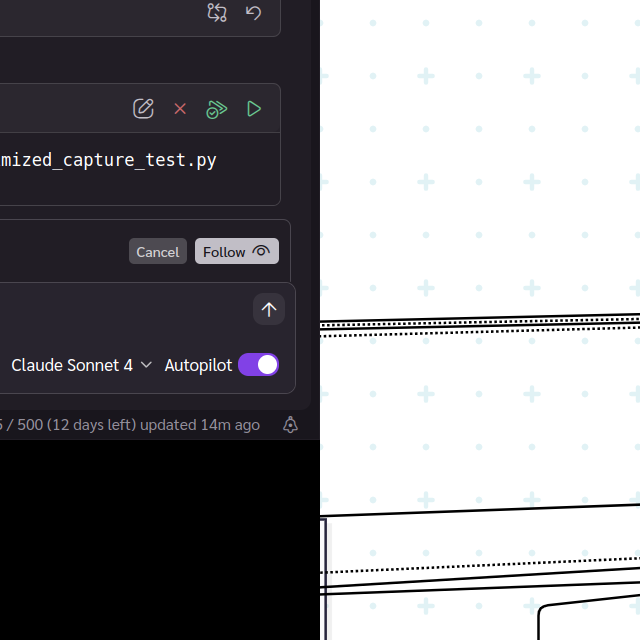
#> input picture optimized_capture_test.png, 640 x 640 px
$ python -i cv_analyzer.py   (imports and definitions only)
#> lines starting #> are read from the running program, lines starting #| are printed output that depends on the picture; after the words box and inside, x2 and y2 are one past the last pixel; in counts of white or black regions, pixels touching at a corner belong together
"""
Computer Vision Analyzer for MARK-I
Provides OpenCV-based visual analysis to complement AI-based perception.
"""

import logging
import cv2
import numpy as np
from typing import List, Dict, Any, Tuple, Optional
from PIL import Image

from mark_i.core.logging_setup import APP_ROOT_LOGGER_NAME

logger = logging.getLogger(f"{APP_ROOT_LOGGER_NAME}.engines.cv_analyzer")

class CVAnalyzer:
    """Computer Vision analyzer using OpenCV for basic visual detection."""

    def __init__(self):
        """Initialize the CV analyzer."""
        self.initialized = True
        logger.info("CVAnalyzer initialized")

    def detect_edges(self, image: np.ndarray, threshold1: int = 50, threshold2: int = 150) -> np.ndarray:
        """Detect edges in the image using Canny edge detection."""
        try:
            # Convert to grayscale if needed
            if len(image.shape) == 3:
                gray = cv2.cvtColor(image, cv2.COLOR_BGR2GRAY)
            else:
                gray = image

            # Apply Canny edge detection
            edges = cv2.Canny(gray, threshold1, threshold2)
            return edges

        except Exception as e:
            logger.error(f"Error in edge detection: {e}")
            return np.zeros_like(image[:,:,0] if len(image.shape) == 3 else image)

    def detect_contours(self, image: np.ndarray) -> List[Dict[str, Any]]:
        """Detect contours (shapes) in the image."""
        try:
            # Get edges
            edges = self.detect_edges(image)

            # Find contours
            contours, _ = cv2.findContours(edges, cv2.RETR_EXTERNAL, cv2.CHAIN_APPROX_SIMPLE)

            detected_shapes = []

            for i, contour in enumerate(contours):
                # Filter out very small contours
                area = cv2.contourArea(contour)
                if area < 100:  # Minimum area threshold
                    continue

                # Get bounding rectangle
                x, y, w, h = cv2.boundingRect(contour)

                # Calculate shape properties
                perimeter = cv2.arcLength(contour, True)
                approx = cv2.approxPolyDP(contour, 0.02 * perimeter, True)

                # Determine shape type based on number of vertices
                shape_type = "unknown"
                if len(approx) == 3:
                    shape_type = "triangle"
                elif len(approx) == 4:
                    # Check if it's a square or rectangle
                    aspect_ratio = float(w) / h
                    if 0.95 <= aspect_ratio <= 1.05:
                        shape_type = "square"
                    else:
                        shape_type = "rectangle"
                elif len(approx) > 4:
                    # Check if it's circular
                    area_ratio = area / (cv2.contourArea(cv2.convexHull(contour)))
                    if area_ratio > 0.85:
                        shape_type = "circle"
                    else:
                        shape_type = "polygon"

                detected_shapes.append({
                    "id": i,
                    "type": "shape",
                    "shape_type": shape_type,
                    "bbox": {"x": x, "y": y, "width": w, "height": h},
                    "area": int(area),
                    "vertices": len(approx),
                    "confidence": min(10, max(1, int(area / 1000)))  # Simple confidence based on size
                })

            logger.debug(f"Detected {len(detected_shapes)} shapes")
            return detected_shapes

        except Exception as e:
            logger.error(f"Error in contour detection: {e}")
            return []

    def detect_text_regions(self, image: np.ndarray) -> List[Dict[str, Any]]:
        """Detect potential text regions using MSER (Maximally Stable Extremal Regions)."""
        try:
            # Convert to grayscale
            if len(image.shape) == 3:
                gray = cv2.cvtColor(image, cv2.COLOR_BGR2GRAY)
            else:
                gray = image

            # Create MSER detector
            mser = cv2.MSER_create()

            # Detect regions
            regions, _ = mser.detectRegions(gray)

            text_regions = []

            for i, region in enumerate(regions):
                # Get bounding rectangle for the region
                x, y, w, h = cv2.boundingRect(region.reshape(-1, 1, 2))

                # Filter based on aspect ratio and size (typical for text)
                aspect_ratio = float(w) / h
                area = w * h

                # Text regions typically have certain characteristics
                if (0.1 < aspect_ratio < 10 and  # Not too thin or too wide
                    area > 50 and  # Not too small
                    area < image.shape[0] * image.shape[1] * 0.5):  # Not too large

                    text_regions.append({
                        "id": i,
                        "type": "text_region",
                        "bbox": {"x": x, "y": y, "width": w, "height": h},
                        "area": int(area),
                        "aspect_ratio": round(aspect_ratio, 2),
                        "confidence": min(10, max(1, int(area / 500)))
                    })

            logger.debug(f"Detected {len(text_regions)} potential text regions")
            return text_regions

        except Exception as e:
            logger.error(f"Error in text region detection: {e}")
            return []

    def detect_ui_elements(self, image: np.ndarray) -> List[Dict[str, Any]]:
        """Detect potential UI elements using template matching and contour analysis."""
        try:
            ui_elements = []

            # Detect rectangular shapes that might be buttons or UI elements
            shapes = self.detect_contours(image)

            for shape in shapes:
                if shape["shape_type"] in ["rectangle", "square"]:
                    bbox = shape["bbox"]

                    # UI elements typically have certain size characteristics
                    width, height = bbox["width"], bbox["height"]
                    area = width * height
                    aspect_ratio = width / height

                    # Classify based on size and aspect ratio
                    ui_type = "unknown"
                    confidence = shape["confidence"]

                    if 20 <= width <= 200 and 15 <= height <= 50 and 1.5 <= aspect_ratio <= 8:
                        ui_type = "button"
                        confidence = min(10, confidence + 2)
                    elif 50 <= width <= 400 and 15 <= height <= 30 and aspect_ratio >= 3:
                        ui_type = "text_field"
                        confidence = min(10, confidence + 1)
                    elif width >= 100 and height >= 100 and 0.5 <= aspect_ratio <= 2:
                        ui_type = "window"
                        confidence = min(10, confidence + 1)
                    elif 10 <= width <= 50 and 10 <= height <= 50 and 0.5 <= aspect_ratio <= 2:
                        ui_type = "icon"
                        confidence = min(10, confidence + 1)

                    ui_elements.append({
                        "id": len(ui_elements),
                        "type": "ui_element",
                        "ui_type": ui_type,
                        "bbox": bbox,
                        "area": area,
                        "aspect_ratio": round(aspect_ratio, 2),
                        "confidence": confidence
                    })

            logger.debug(f"Detected {len(ui_elements)} potential UI elements")
            return ui_elements

        except Exception as e:
            logger.error(f"Error in UI element detection: {e}")
            return []

    def analyze_image_comprehensive(self, image: np.ndarray) -> Dict[str, Any]:
        """Perform comprehensive computer vision analysis on the image."""
        try:
            logger.debug("Starting comprehensive CV analysis")

            # Run all detection methods
            shapes = self.detect_contours(image)
            text_regions = self.detect_text_regions(image)
            ui_elements = self.detect_ui_elements(image)

            # Combine all detections
            all_detections = shapes + text_regions + ui_elements

            # Calculate image statistics
            height, width = image.shape[:2]
            total_pixels = height * width

            # Edge density (measure of visual complexity)
            edges = self.detect_edges(image)
            edge_pixels = np.count_nonzero(edges)
            edge_density = edge_pixels / total_pixels

            analysis_result = {
                "image_info": {
                    "width": width,
                    "height": height,
                    "total_pixels": total_pixels,
                    "channels": len(image.shape) if len(image.shape) == 3 else 1
                },
                "visual_complexity": {
                    "edge_density": round(edge_density, 4),
                    "complexity_level": self._classify_complexity(edge_density)
                },
                "detections": {
                    "shapes": shapes,
                    "text_regions": text_regions,
                    "ui_elements": ui_elements,
                    "total_objects": len(all_detections)
                },
                "summary": {
                    "total_detections": len(all_detections),
                    "shape_count": len(shapes),
                    "text_region_count": len(text_regions),
                    "ui_element_count": len(ui_elements)
                }
            }

            logger.info(f"CV analysis complete: {len(all_detections)} objects detected")
            return analysis_result

        except Exception as e:
            logger.error(f"Error in comprehensive analysis: {e}")
            return {
                "error": str(e),
                "detections": {"shapes": [], "text_regions": [], "ui_elements": []},
                "summary": {"total_detections": 0}
            }

    def _classify_complexity(self, edge_density: float) -> str:
        """Classify visual complexity based on edge density."""
        if edge_density < 0.05:
            return "simple"
        elif edge_density < 0.15:
            return "moderate"
        elif edge_density < 0.25:
            return "complex"
        else:
            return "very_complex"

    # [43 lines left out: function draw_detections, not called in this run]

>>> import cv2
>>> picture = cv2.imread('../../optimized_capture_test.png')
#> picture is the input picture: shape (640, 640, 3); mean B, G, R 140.3, 137.2, 138.4
>>> result = CVAnalyzer().analyze_image_comprehensive(picture)
#> in detect_edges, `edges = cv2.Canny(gray, threshold1, threshold2)`:
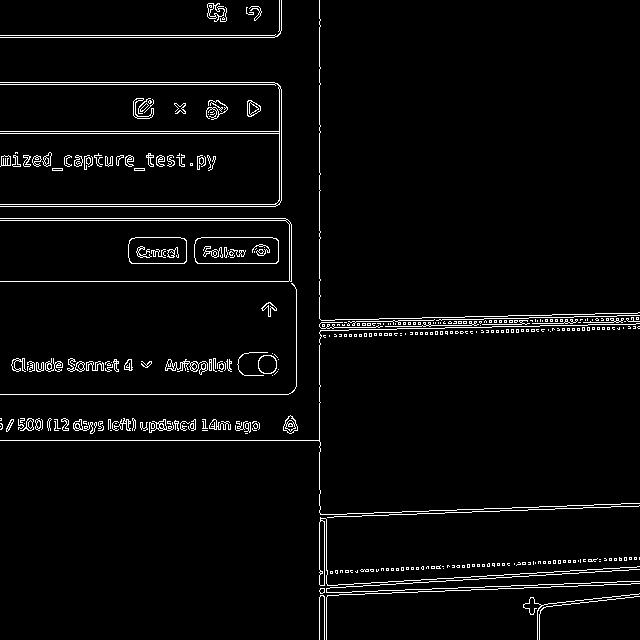
#> edges: shape (640, 640); 3.6% white in thin lines or dots
#> in detect_contours, `contours, _ = cv2.findContours(edges, cv2.RETR_EXTERNAL, cv2.CHAIN_APP..`: contours = 329 contours, 277 with area under 20; largest, box (x1, y1, x2, y2) and area: (194, 237, 279, 264) 2153, (128, 237, 187, 264) 1477, (319, 517, 640, 586) 320, (258, 355, 277, 374) 284, (0, 82, 282, 207) 248
#> the loop in detect_contours, `for i, contour in enumerate(contours):` made 329 passes
#> (area, x, y, w, h, perimeter, aspect_ratio, shape_type) on pass 279: (1477, 128, 237, 59, 27, 161, 2.19, 'rectangle')
#> area on pass 4: 20.5
#> after the loop in detect_contours, `for i, contour in enumerate(contours):`: detected_shapes = 12 items
#> in detect_text_regions, `regions, _ = mser.detectRegions(gray)`: regions = 496 items
#> the loop in detect_text_regions, `for i, region in enumerate(regions):` made 496 passes
#> (x, y, w, h, aspect_ratio, area) on passes 1 to 3: (1, 1, 318, 438, 0.726, 139284), (320, 313, 319, 9, 35.44, 2871), (320, 313, 319, 9, 35.44, 2871)
#> the loop in detect_contours (call 2), `for i, contour in enumerate(contours):` made 329 passes
#> contour on passes 6, 9, 16: [[330, 571], [330, 573], [332, 573], [332, 571]], [[345, 570], [345, 572], [348, 572], [348, 570]], [[443, 568]]
#> the loop in detect_ui_elements, `for shape in shapes:` made 12 passes
